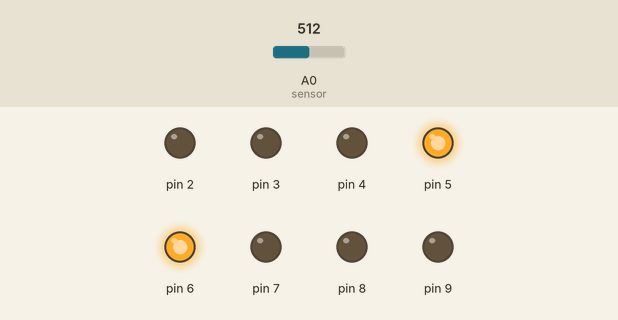
Bench run of a sketch on a simulated Arduino Uno, built with avr-gcc and run on an emulated ATmega328P. Parts: output pins drawn as LEDs (lit = HIGH). The test bench sets the inputs (shaded band); at power-on: A0 (sensor) = 512.

Above: at 1.2 s.
1.3 s: A0 (sensor) set to 530
2.8 s: A0 (sensor) set to 560
At 3.4 s:
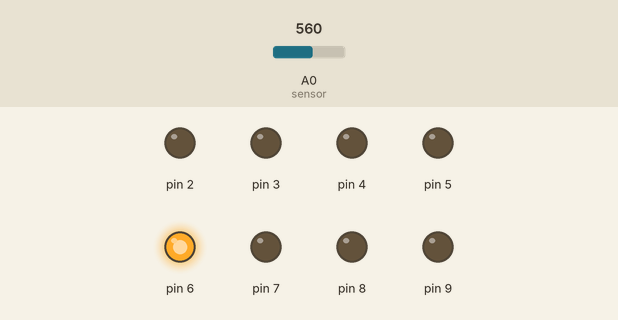
4.3 s: A0 (sensor) set to 716
At 4.6 s:
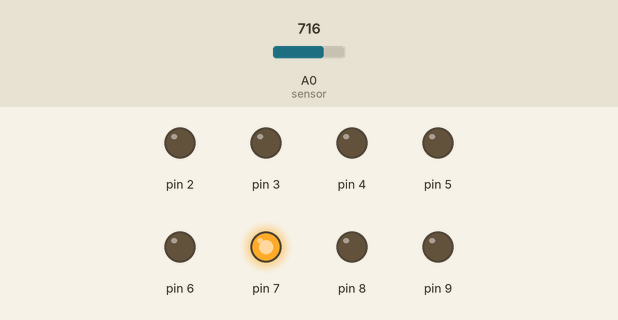
5.8 s: A0 (sensor) set to 736
7.3 s: A0 (sensor) set to 761
At 8.0 s:
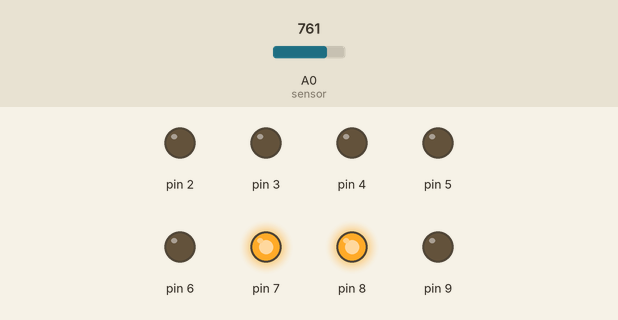
8.8 s: A0 (sensor) set to 511
At 9.2 s:
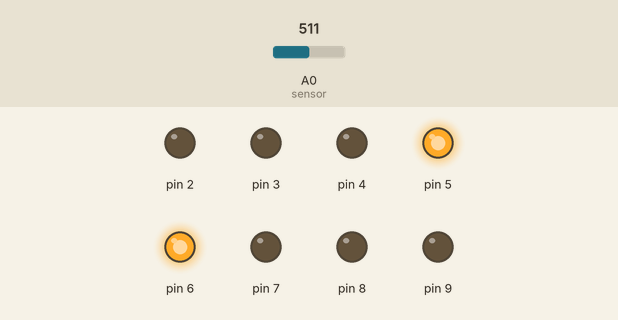
Timing chart, 0 to 11.3 s (numbered marks = the images above; inputs shaded):
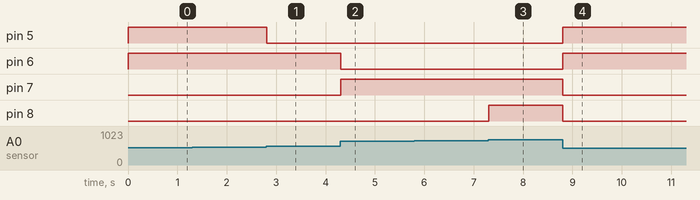

Measured:
- the behaviour switches between 545 and 546 on A0 (sensor) (found by bisection; images 0 and 1)
- the behaviour switches between 750 and 751 on A0 (sensor) (found by bisection; images 2 and 3)
- after the input at 1.3 s, every drawn part: stays the same
- after the input at 2.8 s, pin 5: HIGH → LOW at once
- after the input at 4.3 s, pin 6: HIGH → LOW at once; pin 7: LOW → HIGH at once
- after the input at 5.8 s, every drawn part: stays the same
- after the input at 7.3 s, pin 8: LOW → HIGH at once
- after the input at 8.8 s, pin 5, pin 6: LOW → HIGH at once; pin 7, pin 8: HIGH → LOW at once

The sketch:

Sequencial_Matriz_02a.ino
```cpp
int t = 10;
int sensor = A0;

boolean matriz[16][8] =
{
  {
    1, 0, 0, 0, 0, 0, 0, 0
  }
  ,
  {
    1, 1, 0, 0, 0, 0, 0, 0
  }
  ,
  {
    0, 1, 0, 0, 0, 0, 0, 0
  }
  ,
  {
    0, 1, 1, 0, 0, 0, 0, 0
  }
  ,
  {
    0, 0, 1, 0, 0, 0, 0, 0
  }
  ,
  {
    0, 0, 1, 1, 0, 0, 0, 0
  }
  ,
  {
    0, 0, 0, 1, 0, 0, 0, 0
  }
  ,
  {
    0, 0, 0, 1, 1, 0, 0, 0
  }
  ,
  {
    0, 0, 0, 0, 1, 0, 0, 0
  }
  ,
  {
    0, 0, 0, 0, 1, 1, 0, 0
  }
  ,
  {
    0, 0, 0, 0, 0, 1, 0, 0
  }
  ,
  {
    0, 0, 0, 0, 0, 1, 1, 0
  }
  ,
  {
    0, 0, 0, 0, 0, 0, 1, 0
  }
  ,
  {
    0, 0, 0, 0, 0, 0, 1, 1
  }
  ,
  {
    0, 0, 0, 0, 0, 0, 0, 1
  }
  ,
  {
    1, 0, 0, 0, 0, 0, 0, 1
  }
};

void setup()
{
  for (int led = 2; led < 10; led++)
  {
    pinMode(led, OUTPUT);
  }
  pinMode(sensor, INPUT);
}

void loop()
{
  int  valor = analogRead(sensor);
  int  y = map(valor, 0, 1023, 0, 15);
  for (int x = 0; x < 8; x++)
  {
    digitalWrite(x + 2, matriz[y][x]);
  }
  delay(t);
}
```
